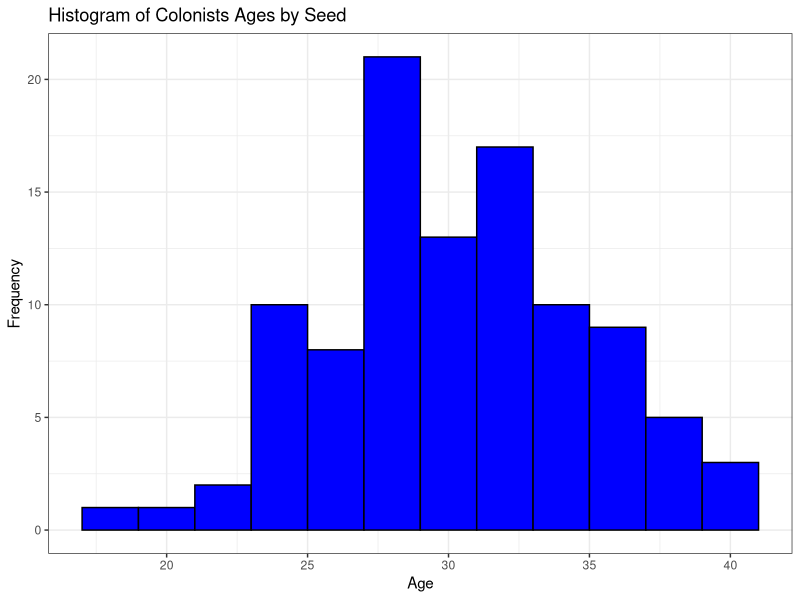
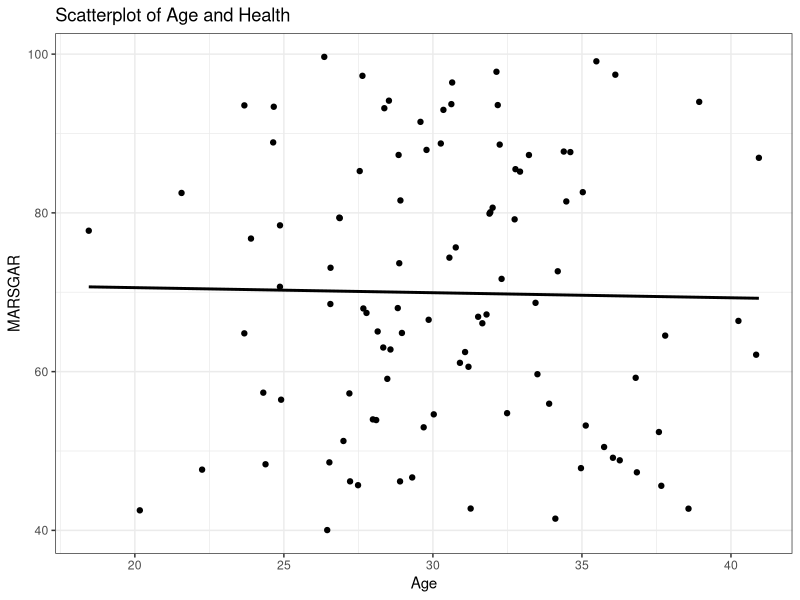
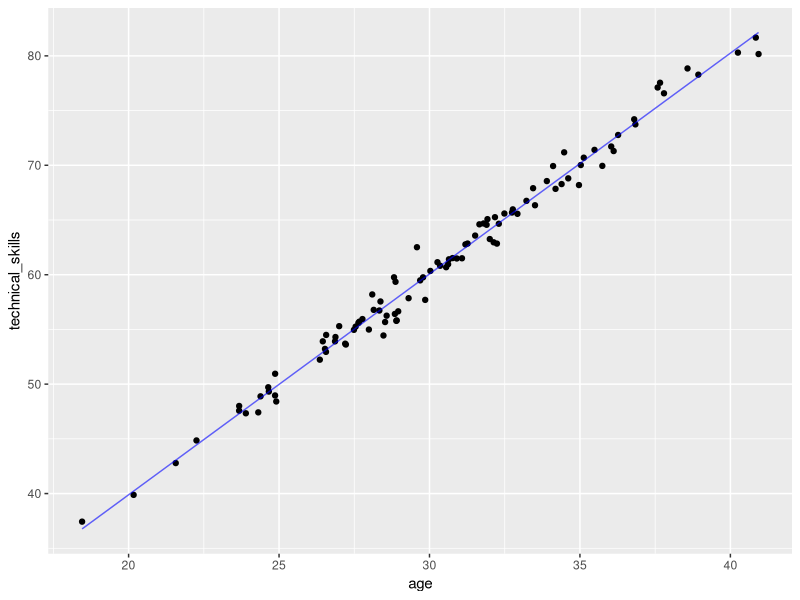
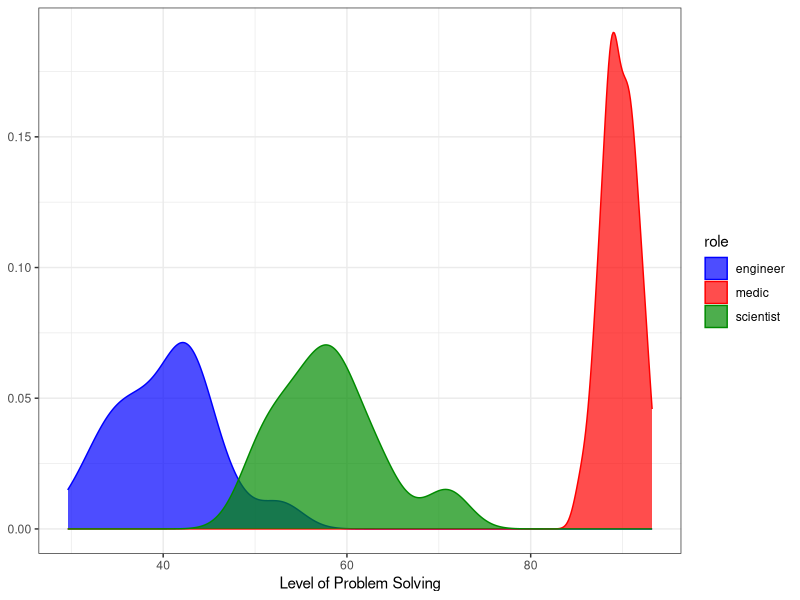
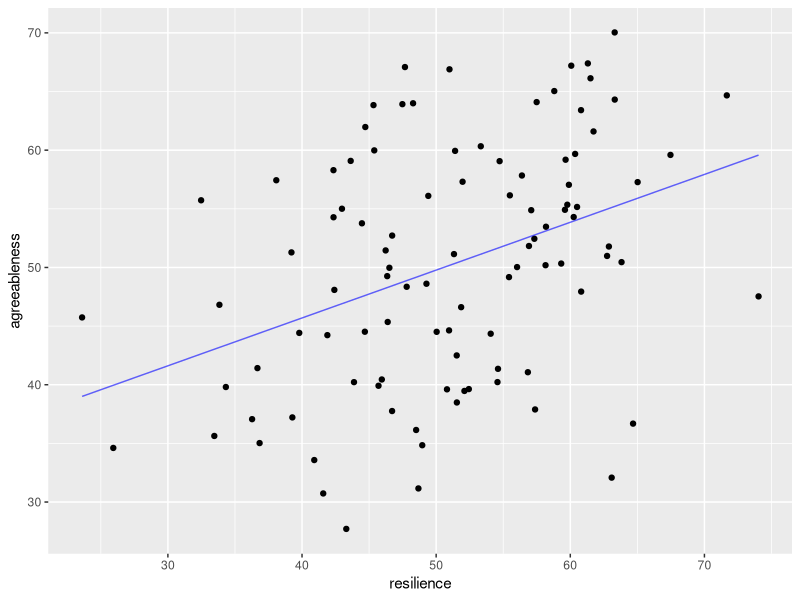

Write the R code that produced these figures, in order.
## ---- chunk 1
library(tidyverse) 
library(ggplot2)
library(MASS)

#df_colonists <- subset(df_colonists, select = -c(resilience.1, agreeableness.1)) use if you need to remove extra columns

## ---- chunk 2


set.seed(123)

age <- rnorm(100, mean = 30, sd = 5)

df_colonists <- data.frame(id = 1:100, age)
                                      

## ---- chunk 3

data.frame(df_colonists) %>%
ggplot(
 aes(x=age)
)+
  theme_bw()+
  geom_histogram(binwidth=2,color="black", fill="blue") +
  labs(title = "Histogram of Colonists Ages by Seed",
       x = "Age", y = "Frequency")

  
## ---- chunk 4

role <- rep(c("engineer", "scientist", "medic"), 
             each = 34, 
             length.out = 100)

df_colonists <- df_colonists %>%
  mutate(role)

print(role)
## ---- chunk 5

set.seed(123)

df_colonists$marsgar <- runif(100, min = 40, max = 100)

df_colonists %>%
ggplot( aes(
    x = age,
    y = marsgar
  ) )+
  theme_bw()+
  geom_point()+
  geom_smooth(method=lm, color = "black",se = FALSE)+
  labs(
      x = "Age",
      y = "MARSGAR",
      title = "Scatterplot of Age and Health"
  )

## ---- chunk 6

set.seed(1235)

df_colonists$technical_skills <- 2 * df_colonists$age + rnorm(100, mean = 0, sd = 1)


df_colonists %>%
lm(technical_skills = 2 * age + noise)

df_colonists %>%
  ggplot(aes(
    x = age,
    y = technical_skills
  ))+
  geom_point()+
  geom_line(stat = "smooth", method="lm", alpha = .6, color = "blue", se = FALSE)

## ---- chunk 7


d_engineer <- rnorm(100, mean = 40, sd = 5)
d_scientist <- rnorm(100, mean = 60, sd = 7)
d_medic <- rnorm(100, mean = 90, sd = 2)



df_colonists <- df_colonists %>%
mutate(problem_solving = case_when(
    role == "engineer" ~ d_engineer,
    role == "scientist" ~ d_scientist,
    role == "medic" ~ d_medic
  ))


df_colonists %>%
  ggplot(aes(
    x = problem_solving,
    color = role,
    fill = role
  ))+
scale_fill_manual(values=c("blue", "red","green4"))+
  scale_color_manual(values=c("blue", "red","green4"))+
  geom_density(alpha = 0.7) +
  theme_bw()+
  labs(
    y = NULL,
    x = "Level of Problem Solving"
  )
## ---- chunk 8

mean_traits <- c(50, 50)
cov_matrix <- matrix(c(100, 50, 
                       50, 100), ncol = 2)



traits_data <- mvrnorm(n = 100, mu = mean_traits, Sigma = cov_matrix, empirical = FALSE)

colnames(traits_data) <- c("resilience", "agreeableness")

df_colonists <- cbind(df_colonists, traits_data)


df_colonists %>%
  ggplot(aes(
    x = resilience,
    y = agreeableness
  ))+
    geom_point()+
  geom_line(stat = "smooth", method="lm", alpha = .6, color = "blue", se = FALSE)
  

## ---- chunk 9

# Define the bigfive
bigfive <- c("EX", "ES", "AG", "CO", "OP")

# Create an empty matrix with dimensions equal to the number of bigfive
cor_matrix <- matrix(0, ncol = length(bigfive), 
                 nrow = length(bigfive), 
                 dimnames = list(bigfive, bigfive))


# Initialize the diagonal to 1
diag(cor_matrix) <- 1

# Function to set correlation values ensuring symmetry
set_correlation <- function(matrix, row, column, value) {
  matrix <- as.matrix(matrix)
  matrix[row, column] <- value
  matrix[column, row] <- value
  return(matrix)
}

cor_matrix_bigfive <- cor_matrix <- cor_matrix %>% 
  set_correlation("ES", "AG", 0.1576) %>% 
  set_correlation("ES", "CO", 0.2306) %>% 
  set_correlation("ES", "EX", 0.2599) %>% 
  set_correlation("ES", "OP", 0.072) %>% 
  set_correlation("AG", "CO", 0.2866) %>% 
  set_correlation("AG", "EX", 0.1972) %>% 
  set_correlation("AG", "OP", 0.1951) %>% 
  set_correlation("CO", "EX", 0.186) %>% 
  set_correlation("CO", "OP", 0.1574) %>% 
  set_correlation("EX", "OP", 0.2949)

print(cor_matrix_bigfive)

